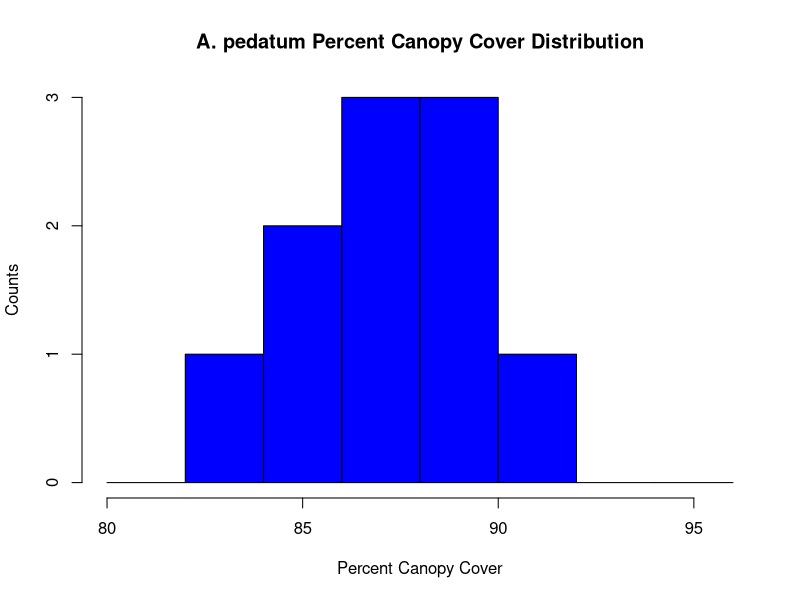
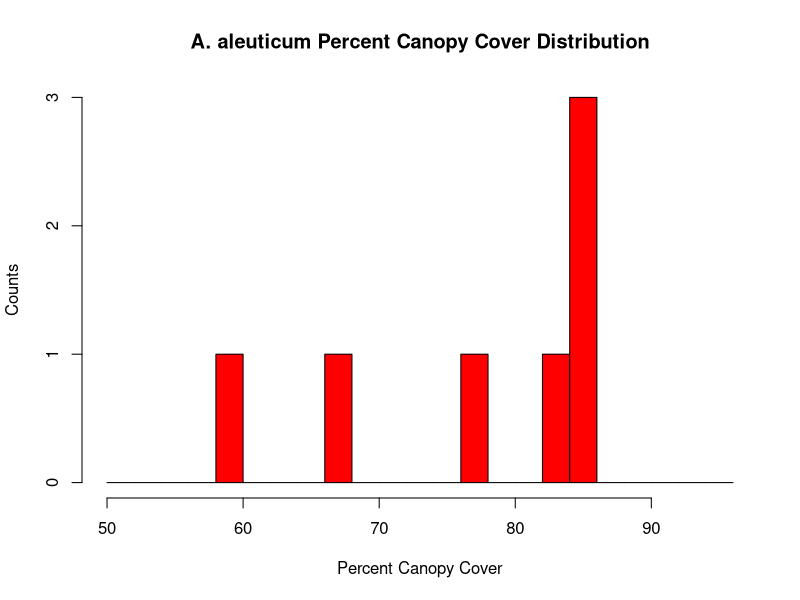
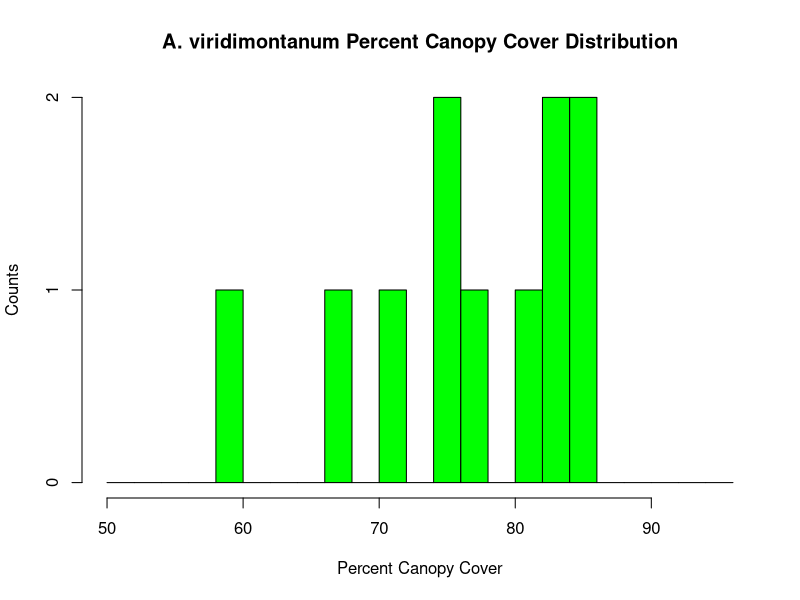
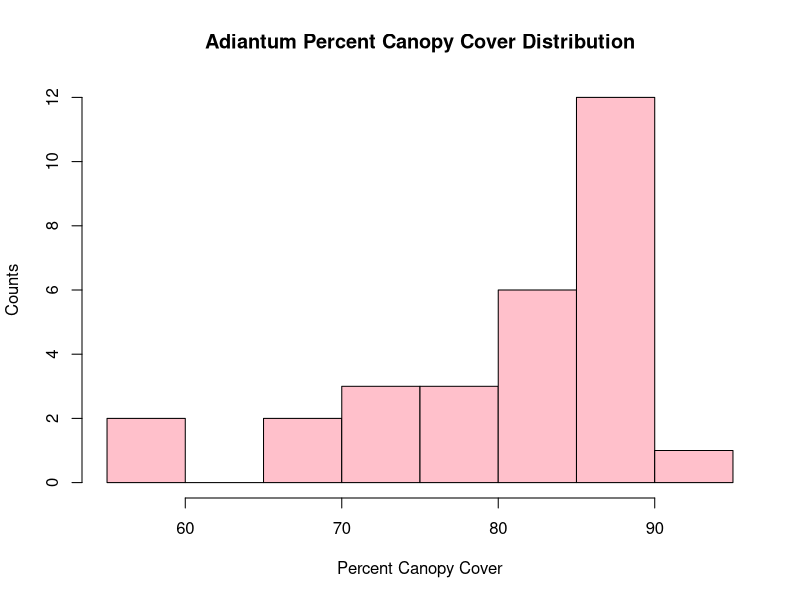
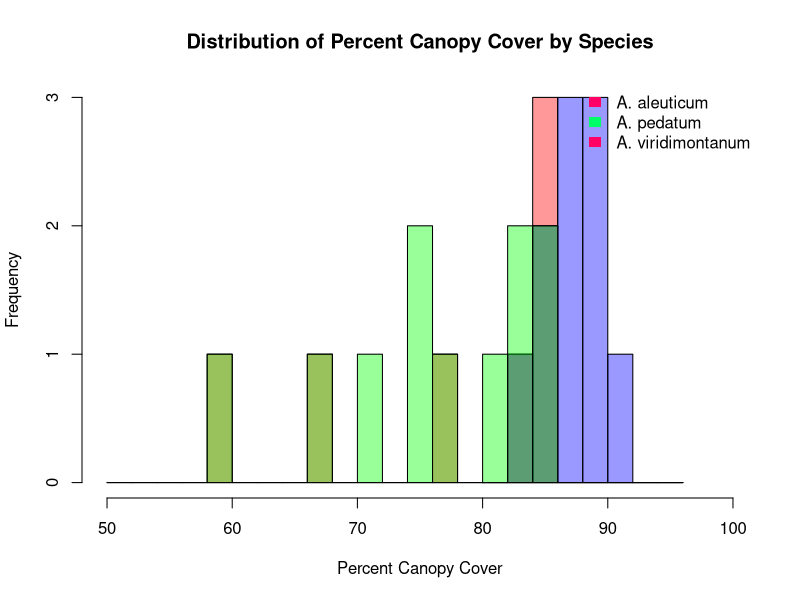
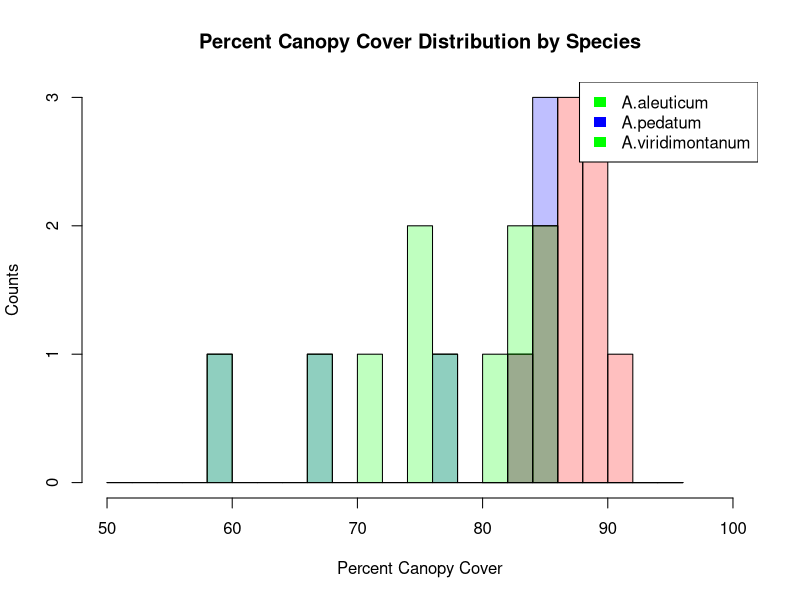
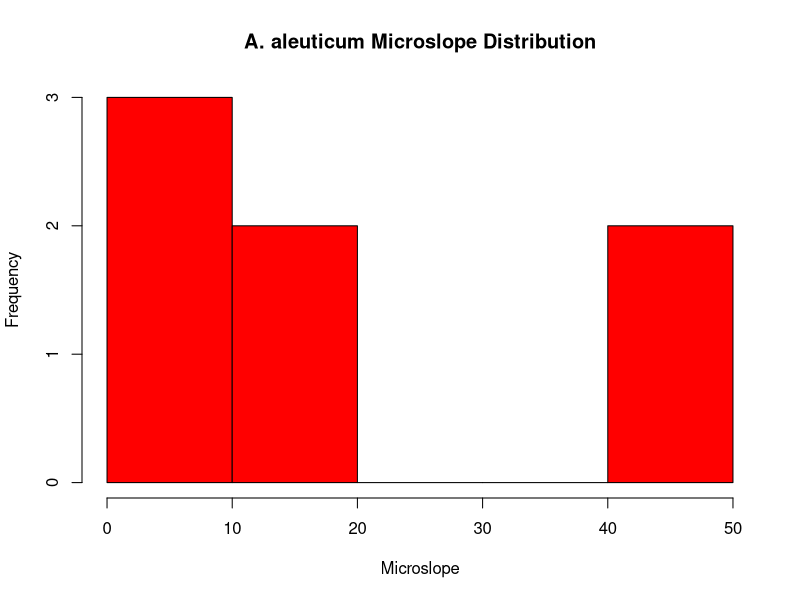
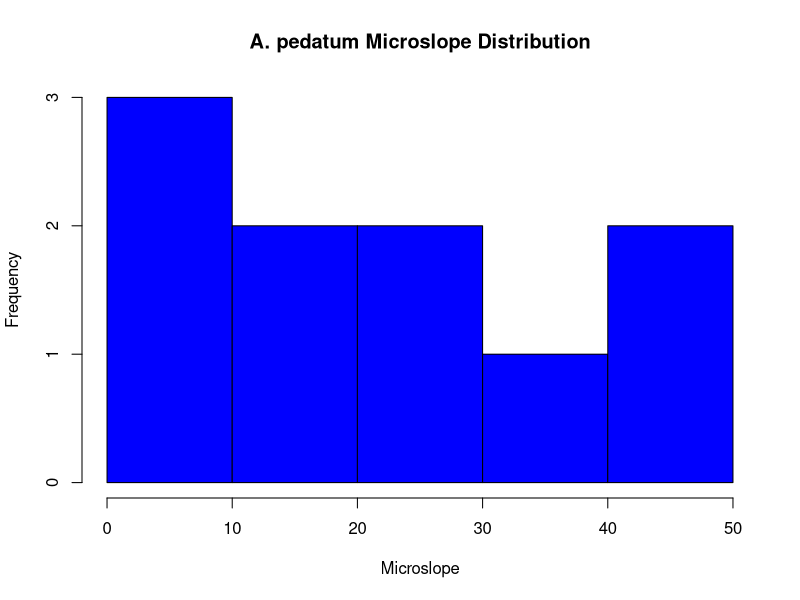

Write R code to recreate these figures, in order. (Note: this script raises an error after producing the figures.)
# Adiantum Macroscale Ecological Data Analysis
# February 26, 2017
# MWS

AdiantumEcoData <- read.table("Macroscale_AdiantumEcologicalData.csv", header=T, sep=",", stringsAsFactors = FALSE)

# check structure of data frame
str(AdiantumEcoData)
head(AdiantumEcoData)
tail(AdiantumEcoData)

#subset data by species
Aa <- subset(AdiantumEcoData, SpeciesID == "A")
Ap <- subset(AdiantumEcoData, SpeciesID == "P")
Av <- subset(AdiantumEcoData, SpeciesID == "V")

# study ecological variables by species

## Percent Canopy Cover
breakAp <- seq(from=80, to=96, by=2)
print(breakAp)
breakAa <- seq(from=50, to=96, by=2)
breakAv <- seq(from=50, to=96, by=2)

histApPCC <- hist(Ap$Percent.Canopy.Cover, breaks= breakAp, xlab= "Percent Canopy Cover", ylab= "Counts", main="A. pedatum Percent Canopy Cover Distribution", col="blue")

histAaPCC <- hist(Aa$Percent.Canopy.Cover, breaks= breakAa, xlab= "Percent Canopy Cover", ylab= "Counts", main="A. aleuticum Percent Canopy Cover Distribution", col="red")

histAvPCC <- hist(Av$Percent.Canopy.Cover, breaks= breakAv, xlab= "Percent Canopy Cover", ylab="Counts", main="A. viridimontanum Percent Canopy Cover Distribution", col="green")

### Histogram of all three species without subsetting species
histAdiantumPCC <- hist(AdiantumEcoData$Percent.Canopy.Cover, xlab = "Percent Canopy Cover", ylab = "Counts", main = "Adiantum Percent Canopy Cover Distribution", col="pink")

#### PCC combined histograms

#Calculate the range of the graph
xlim <- range(50,100)
ylim <- range(0,histAaPCC$counts,
              histApPCC$counts, histAvPCC$counts)

#Plot the first graph
plot(histAaPCC, xlim = xlim, ylim=ylim, 
     col = rgb(1,0,0,0.4), xlab = 'Percent Canopy Cover', freq=TRUE, main = 'Distribution of Percent Canopy Cover by Species')

#plot the second graph on top of this
opar <- par(new = FALSE)
plot(histApPCC,xlim = xlim, ylim = ylim, xaxt = 'n', yaxt = 'n',
     col = rgb(0,0,1,0.4), add = TRUE,
     freq = TRUE)

#plot of third graph on top of both
opar <- par(new = FALSE)
plot(histAvPCC, xlim = xlim, ylim=ylim, xaxt = 'n', yaxt = 'n', col = rgb (0,1,0,0.4), add = TRUE, freq = TRUE)

## add a legend in the corner
legend('topright',c('A. aleuticum','A. pedatum', 'A. viridimontanum'),
       fill = rgb(1:0,0:1,0.4), bty = 'n',
       border = NA)
par(opar)

##Another method of overlapping histograms

plot( histAaPCC, col=rgb(0,0,1,1/4), xlim= c(50,100), main="Percent Canopy Cover Distribution by Species", xlab="Percent Canopy Cover", ylab="Counts")
plot( histApPCC, col=rgb(1,0,0,1/4), xlim= c(50,100), add=T)
plot( histAvPCC, col=rgb(0,1,0,1/4), xlim= c(50,100), add=T)

legend('topright', c('A.aleuticum', 'A.pedatum', 'A.viridimontanum'), fill=rgb(0:0,1:0,0:1), border=NA)

### PCC ANOVA
SerpPCCAnova <- aov(Percent.Canopy.Cover ~ SpeciesID, data=AdiantumEcoData)
summary(SerpPCCAnova)

### Microslope
AaMicroSlopehist <- hist(Aa$MicroSlope, xlab= "Microslope", ylab= "Frequency", main="A. aleuticum Microslope Distribution", col="red")

ApMicroSlopehist <- hist(Ap$MicroSlope, xlab= "Microslope", ylab= "Frequency", main="A. pedatum Microslope Distribution", col="blue")

AvMicroSlopehist <- hist(Av$Microslope, xlab= "Microslope", ylab= "Frequency", main= "A. viridimontanum Microslope Distribution", col="green")

### Macroslope
AaMacroSlopehist <- hist(Aa$Macroslope, xlab="Macroslope", ylab="Frequency", main = "A. aleuticum Macroslope Distribution", col="red")

ApMacroSlopehist <- hist(Ap$Macroslope, xlab="Macroslope", ylab="Frequency", main = "A. pedatum Macroslope Distribution", col="blue")

AvMacroSlopehist <- hist(Av$Macroslope, xlab="Macroslope", ylab="Frequency", main = "A. viridimontanum Macroslope Distribution", col="red")

### MacroHillSlopeForm
AphillSlopeForm <- Ap$MacroHillslopeForm
print(AphillSlopeForm)

AaHillslopeFormbar <- barplot(AphillSlopeForm, xlab = "Hillslope Form", ylab="Frequency", main= "A. aleuticum Hillslope Form Distribution", col = "red")


## Litter Depth
histAaLitterDepth <- hist(Aa$AvgLitterDepth, xlab = "Average Litter Depth", ylab="Frequency", main= "A. aleuticum Litter Depth Distribution", col = "red")

histApLitterDepth <- hist(Ap$AvgLitterDepth, xlab = "Average Litter Depth", ylab="Frequency", main= "A. pedatum Litter Depth Distribution", col = "blue")

histAvLitterDepth <- hist(Av$AvgLitterDepth, xlab = "Average Litter Depth", ylab="Frequency", main= "A. viridimontanum Litter Depth Distribution", col = "green")

## Overlapping histograms
plot( histAaLitterDepth, col=rgb(0,0,1,1/4), xlim= c(0,4), main="Average Litter Depth Between Species", xlab="Litter Depth", ylab="Counts")
plot( histApLitterDepth, col=rgb(1,0,0,1/4), xlim= c(0,4), add=T)
plot( histAvLitterDepth, col=rgb(0,1,0,1/4), xlim= c(0,4), add=T)

### Litter Depth Anova
SerpLitterDepthAnova <- aov(AvgLitterDepth ~ SpeciesID, data=AdiantumEcoData)
summary(SerpLitterDepthAnova)

## Depth O Layer
AaLitterDepthhist <- hist(Aa$AvgDepth0, xlab = "Average Depth O Layer (cm)", ylab="Frequency", main= "A. aleuticum O Layer Depth Distribution", col = "red")

ApLitterDepthhist <- hist(Ap$AvgLitterDepth, xlab = "Average Depth O Layer (cm)", ylab="Frequency", main= "A. pedatum O Layer Depth Distribution", col = "blue")

AvLitterDepthhist <- hist(Av$AvgLitterDepth, xlab = "Average Depth O Layer (cm)", ylab="Frequency", main= "A. viridimontanum O Layer Depth Distribution", col = "green")
